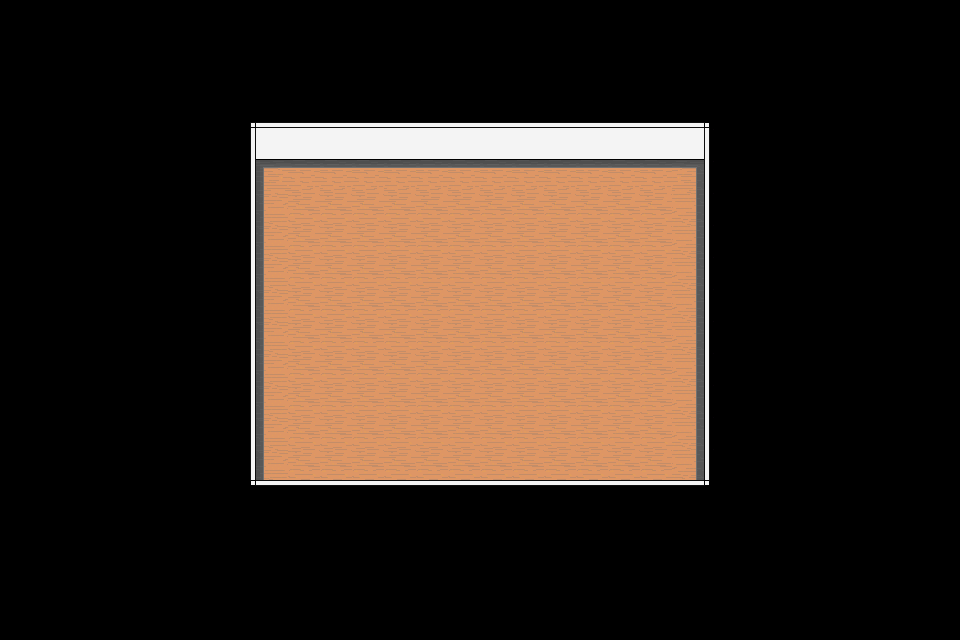

The image is a tile-based game level rendered from a .tmx file. Its description and complete source (layers, tilesets, objects, tile grids) follow:
An orthogonal 30x20 tile map with 32x32 px tiles, 1 tile layer (Kachelebene 1).

<map version="1.10" tiledversion="1.10.1" orientation="orthogonal" renderorder="right-down" width="30" height="20" tilewidth="32" tileheight="32" infinite="0" nextlayerid="2" nextobjectid="1">
 <tileset firstgid="1" name="tileTextureMap" tilewidth="32" tileheight="32" tilecount="256" columns="8">
  <image source="Sprites/tileTextureMap.png" width="256" height="1024" />
 </tileset>
 <layer id="1" name="Kachelebene 1" width="30" height="20">
  <data encoding="csv">
0,0,0,0,0,0,0,0,0,0,0,0,0,0,0,0,0,0,0,0,0,0,0,0,0,0,0,0,0,0,
0,0,0,0,0,0,0,0,0,0,0,0,0,0,0,0,0,0,0,0,0,0,0,0,0,0,0,0,0,0,
0,0,0,0,0,0,0,0,0,0,0,0,0,0,0,0,0,0,0,0,0,0,0,0,0,0,0,0,0,0,
0,0,0,0,0,0,0,12,8,8,8,8,8,8,8,8,8,8,8,8,8,8,11,0,0,0,0,0,0,0,
0,0,0,0,0,0,0,7,13,13,13,13,13,13,13,13,13,13,13,13,13,13,5,0,0,0,0,0,0,0,
0,0,0,0,0,0,0,7,19,20,20,20,20,20,20,20,20,20,20,20,20,34,5,0,0,0,0,0,0,0,
0,0,0,0,0,0,0,7,18,17,17,17,17,17,17,17,17,17,17,17,17,33,5,0,0,0,0,0,0,0,
0,0,0,0,0,0,0,7,18,17,17,17,17,17,17,17,17,17,17,17,17,33,5,0,0,0,0,0,0,0,
0,0,0,0,0,0,0,7,18,17,17,17,17,17,17,17,17,17,17,17,17,33,5,0,0,0,0,0,0,0,
0,0,0,0,0,0,0,7,18,17,17,17,17,17,17,17,17,17,17,17,17,33,5,0,0,0,0,0,0,0,
0,0,0,0,0,0,0,7,18,17,17,17,17,17,17,17,17,17,17,17,17,33,5,0,0,0,0,0,0,0,
0,0,0,0,0,0,0,7,18,17,17,17,17,17,17,17,17,17,17,17,17,33,5,0,0,0,0,0,0,0,
0,0,0,0,0,0,0,7,18,17,17,17,17,17,17,17,17,17,17,17,17,33,5,0,0,0,0,0,0,0,
0,0,0,0,0,0,0,7,18,17,17,17,17,17,17,17,17,17,17,17,17,33,5,0,0,0,0,0,0,0,
0,0,0,0,0,0,0,7,18,17,17,17,17,17,17,17,17,17,17,17,17,33,5,0,0,0,0,0,0,0,
0,0,0,0,0,0,0,10,6,6,6,6,6,6,6,6,6,6,6,6,6,6,9,0,0,0,0,0,0,0,
0,0,0,0,0,0,0,0,0,0,0,0,0,0,0,0,0,0,0,0,0,0,0,0,0,0,0,0,0,0,
0,0,0,0,0,0,0,0,0,0,0,0,0,0,0,0,0,0,0,0,0,0,0,0,0,0,0,0,0,0,
0,0,0,0,0,0,0,0,0,0,0,0,0,0,0,0,0,0,0,0,0,0,0,0,0,0,0,0,0,0,
0,0,0,0,0,0,0,0,0,0,0,0,0,0,0,0,0,0,0,0,0,0,0,0,0,0,0,0,0,0
</data>
 </layer>
</map>
